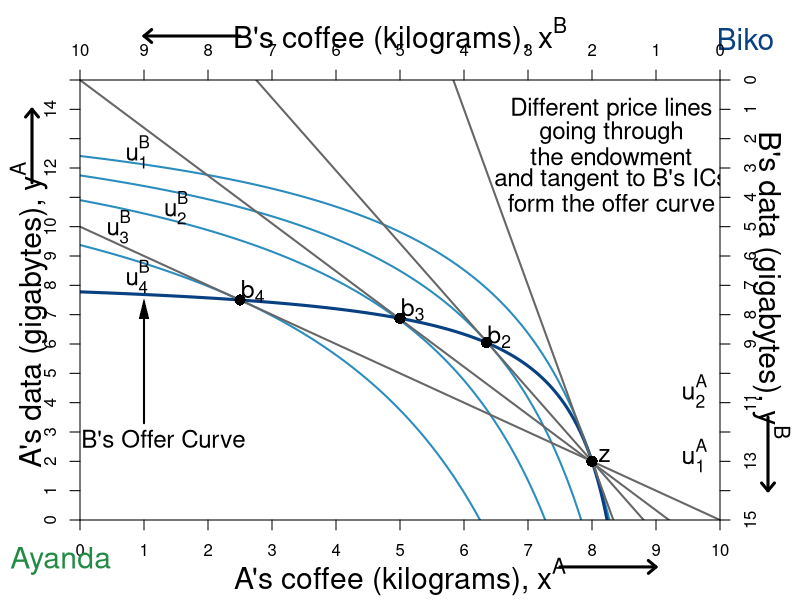

Source code (R):
#require(ggplot2)
require(shape)
pdf(file = "property/property_psp1_offer.pdf", width = 9, height = 7)

#Set parameters for graphics
pointsize <- 1.8
axislabelsize <- 1.8
labelsize <- 1.5
namesize <- 1.8
annotatesize <- 1.5
graphlinewidth <- 2
segmentlinewidth <- 1.5

COL <- c("#7fc97f", "#beaed4", "#fdc086", "#ffff99", "#386cb0", "#f0027f", "#bf5b17", "#666666")
COLA <- c("#99d8c9","#66c2a4","#41ae76", "#238b45", "#005824")
COLB <- c("#4eb3d3", "#2b8cbe", "#0868ac","#084081")


indiffcurveA1 <- function(x, U = 4, A = 1, a = 0.5) {
  ((((U-2)/A)*(1/x)^a)^(1/(1-a)))
}

indiffcurveA2 <- function(x, U = 4, A = 1, a = 0.5) {
  (((U/A)*(1/x)^a)^(1/(1-a)))
}

indiffcurveA3 <- function(x, U = 6.196918, A = 1, a = 0.5) {
  (((U/A)*(1/x)^a)^(1/(1-a)))
}

indiffcurveA4 <- function(x, U = 6.984164, A = 1, a = 0.5) {
  ((((U)/A)*(1/x)^a)^(1/(1-a)))
}

paretoEC <- function(x) {
  (3/2)*x
}

MonopolyPrice <- function(x) {
  21.82142 - 2.477677*x 
}

PriceLine <- function(x, intercept = 10, slope = 1) {
  intercept - slope*x 
}

uB <- function(xA, yA, alpha = 1/3){
  ((10-xA)^alpha)*((15-yA)^(1 - alpha))
}


OfferCurveA <- function(x) {
  x/(x  - 4)
}

mrsplot <- function(x) {
  (13/2)*(x/(9-x)^2)
}

OfferCurveB <- function(x) {
  15 - (13/2)*(10 - x)/(9 - x)
}

#Deriving the offer curves: let py = 1
#wA = 8px + 2py = 8px + 2; Demand: x = w/2px => x = 4 + 1/px => px = 1/(x - 4)
#Offer curve is y = px*x => (1/(x-4))*x = x/(x-4) defined for x neq 4
#wA = 2px + 13py = 2px + 13; Demand: x = w/2px => x = 1 + 13/2px => px = 13/2(x - 1)
#B's Offer curve is y = px*x => (13/2)(1/(x-1))*x = (13/2)(x/(x-1)
#Therefore in terms of yA and xA:
#15 - y = (13/2)*(10 - x)/(10 - x - 1)
#Therefore y = 15 - (13/2)*(10-x)/(9 - x) defined for x neq 9
#The tangency of the indifference curve and the offer curve gives mrsplot
#Where mrsplot equals that offer curve, we get x = (3/17)*(51 - sqrt(221)) = 6.376576; 
#So y = 6.022321; therefore u = (6.376576^0.5)*(6.022321^0.5)

indiffcurveBneg1 <- function(x, U = 5.09, A = 1, a = 0.5) {
  15 - (((U/A)*(1/(10 - x))^a)^(1/(1-a)))
}

indiffcurveBneg2 <- function(x, U = 5.703502, A = 1, a = 0.5) {
  15 - (((U/A)*(1/(10 - x))^a)^(1/(1-a)))
}

#Aisha happens to have found 8 apples and 2 oranges, 
#and Betty happens to have found 2 apples and 13 oranges. 
#Aisha's utility (8^0.5)*(2^0.5) = 4
#Betty's utility (2^0.5)*(13^0.5) = 5.09



par(mar =  c(4, 4, 4, 4))
xlims <- c(0, 10)
ylims <- c(0, 15)
xlims2 <- c(10, 0)
ylims2 <- c(15, 0)

plot(0, 0, xlim = xlims, ylim = ylims, type = "n",
     xlab = "",
     ylab = "", 
     line = 2.5,
     xaxt = "n", 
     yaxt = "n", 
     cex.lab = axislabelsize, 
     bty = "n",
     xaxs="i", 
     yaxs="i")


npts <- 500 
npts2 <- 501

#Specify the sequences of points for graphing. 
xx1 <- seq(xlims[1], xlims[2], length.out = npts)
yy1 <- indiffcurveA2(xx1, U = 4, A = 1, a = 0.5)
yy2 <- indiffcurveA2(xx1)

#Polygon Attempt
#polygon(x = c(1.34, 6, 8, 10 - 6.73), y = c(12, 9, 2, 15 - 10.1), col="powderblue", density=NULL, border = NA)

#I need something like xx1 with npts for 
#xpoly1 <- seq(from = 1.34, to = 8, length.out = 500)
#ypoly1 <- indiffcurveA2(xpoly1, U = 4, A = 1, a = 0.5)
#ypoly2 <- indiffcurveBneg(xpoly1, U = 5.09, A = 1, a = 0.5)
#polygon(x = c(xpoly1, rev(xpoly1)), y = c(ypoly1, rev(ypoly2)), col=COL[3], density=NULL, border = NA)
xx2 <- seq(4, xlims[2], length.out = npts)
xx3 <- seq(xlims[1], 9, length.out = npts)

#Draw the lines for the graphs
#lines(xx1, indiffcurveA1(xx1), col = COLA[3], lwd = graphlinewidth)
#lines(xx1, indiffcurveA2(xx1), col = COLA[3], lwd = graphlinewidth)
#lines(xx1, indiffcurveA3(xx1), col = COLA[3], lwd = graphlinewidth)
#lines(xx1, indiffcurveA4(xx1), col = COLA[3], lwd = graphlinewidth)
#lines(xx1, paretoEC(xx1), col = COL[2], lwd = graphlinewidth)
#lines(xx2, OfferCurveA(xx2), col = COL[2], lwd = graphlinewidth)

#lines(xx1, mrsplot(xx1), col = COL[1], lwd = graphlinewidth)
lines(xx1, indiffcurveBneg1(xx1), col = COLB[2], lwd = graphlinewidth)
lines(xx1, indiffcurveBneg2(xx1), col = COLB[2], lwd = graphlinewidth)
lines(xx1, indiffcurveBneg2(xx1, U = 6.4), col = COLB[2], lwd = graphlinewidth)
lines(xx1, indiffcurveBneg2(xx1, U = 7.5), col = COLB[2], lwd = graphlinewidth)

lines(xx3, OfferCurveB(xx3), col = COLB[4], lwd = graphlinewidth+1)
lines(xx1, MonopolyPrice(xx1), col = COL[8], lwd = graphlinewidth)
lines(xx1, PriceLine(xx1), col = COL[8], lwd = graphlinewidth)
lines(xx1, PriceLine(xx1, intercept = 15, slope = 1.63), col = COL[8], lwd = graphlinewidth)
lines(xx1, PriceLine(xx1, intercept = 50, slope = 6), col = COL[8], lwd = graphlinewidth)

#Customize ticks and labels for the plot
ticksy <- seq(from = 0, to = 15, by = 1)
ylabels <- seq(from = 0, to = 15, by = 1)
ticksx <- seq(from = 0, to = 10, by = 1)
xlabels <- seq(from = 0, to = 10, by = 1)
axis(1, at = ticksx, pos = 0, labels = xlabels)
axis(2, at = ticksy, pos = 0, labels = ylabels, las = 0)

#Axis labels
mtext(expression(paste("A's coffee (kilograms), ", x^A)), side=1, line = 3, cex = axislabelsize)
text(-0.8, 7, expression(paste("A's data (gigabytes), ", y^A)), xpd = TRUE, cex = axislabelsize, srt = 90) 

#Add arrows:
arrows(-0.75, 11.5, -0.75, 14, xpd = TRUE, length=0.1,angle=40,lwd=3)
arrows(7.5, -1.6, 9, -1.6, xpd = TRUE, length=0.1,angle=40,lwd=3)

#Annotation of the three graphs and the NE
#text(9.6, 0.9, expression(u[1]^A))
text(9.6, 2.2, expression(u[1]^A), cex = labelsize)
text(9.6, 4.4, expression(u[2]^A), cex = labelsize)
#text(9.6, 5.9, expression(u[4]^A))

#Perhaps useful point to label the unused intersection of the participation constraints
#points(1.34, 12, pch = 16, col = "black", cex = 1.5)



#Pareto efficiency curve
# segments(3.27, 4.9, 5.84, 8.77, lty = 1, lwd = graphlinewidth, col = COL[2])
# text(4.7, 5, expression("Pareto Efficient Curve"))
# Arrows(4.5, 5.3, 4.5, 6.2, col = "black", lty = 1, lwd = 2, arr.type = "triangle", arr.lwd = 0.5)

#Label B's offer curve
text(1.3, 2.75, expression("B's Offer Curve"),cex = annotatesize - 0.05)
Arrows(1, 3.3, 1, 7.2, col = "black", lty = 1, lwd = 2, arr.type = "triangle", arr.lwd = 0.5)

#Monopoly Price Line
# text(7, 13.5, expression(paste("Monopoly Price Line")))
# text(7, 13, expression(paste("Slope", phantom()==-p[m])))
# Arrows(6.3, 13, 3.8, 13, col = "black", lty = 1, lwd = 2, arr.type = "triangle", arr.lwd = 0.5)

text(8.3, 14, expression(paste("Different price lines")), cex = annotatesize - 0.05)
text(8.3, 13.2, expression(paste("going through")), cex = annotatesize - 0.05)
text(8.3, 12.4, expression(paste("the endowment")), cex = annotatesize - 0.05)
text(8.3, 11.6, expression(paste("and tangent to B's ICs")), cex = annotatesize - 0.05)
text(8.3, 10.8, expression(paste("form the offer curve")), cex = annotatesize - 0.05)
# text(7, 13, expression(paste("Slope", phantom()==-p[m])))
# Arrows(6.3, 13, 3.8, 13, col = "black", lty = 1, lwd = 2, arr.type = "triangle", arr.lwd = 0.5)

#Add a point for the initial endowment
points(8, OfferCurveB(x = 8), pch = 16, col = "black", cex = 1.5)
text(8+0.2, OfferCurveB(x = 8) + 0.2, expression(z), cex = labelsize)


#Add a point for the initial endowment
points(6.35, OfferCurveB(x = 6.35), pch = 16, col = "black", cex = 1.5)
text(6.35 + 0.2, OfferCurveB(x = 6.35) + 0.2, expression(b[2]), cex = labelsize)

#Add a point for the initial endowment
points(5, OfferCurveB(x = 5), pch = 16, col = "black", cex = 1.5)
text(5 + 0.2, OfferCurveB(x = 5) + 0.3, expression(b[3]), cex = labelsize)

#Add a point for the initial endowment
points(2.5, OfferCurveB(x = 2.5), pch = 16, col = "black", cex = 1.5)
text(2.5 + 0.2, OfferCurveB(x = 2.5) + 0.3, expression(b[4]), cex = labelsize)


text(-0.3, -1.4, expression("Ayanda"), xpd = TRUE, cex = namesize, col = COLA[4])
text(10.4, 16.4, expression("Biko"), xpd = TRUE, cex = namesize, col = COLB[4])

#Set up second axes and labels
par(new = TRUE)

#Use the same x and ylims as previously, but with locations switched
xlims2 <- c(10, 0)
ylims2 <- c(15, 0)

#Leave the ylab and xlab blank to ensure no axes titles
plot(0, 0, xlim = xlims2, ylim = ylims2, type = "n",
     xlab = expression(paste("")),
     ylab = expression(paste("")),
     xaxt = "n", 
     yaxt = "n", 
     cex.lab = 1.3, 
     bty = "n",
     xaxs="i", 
     yaxs="i")

#Set up axes at sides 3 and 4 (top and right)
axis(side = 3, at = ticksx, pos = 0, labels = xlabels)
axis(side = 4, at = ticksy, pos = 0, labels = ylabels, las = 0)

text(5, -1.5, expression(paste("B's coffee (kilograms), ", x^B)), xpd = TRUE, cex = axislabelsize)
text(-0.8, 7, expression(paste("B's data (gigabytes), ", y^B)), xpd = TRUE, cex = axislabelsize, srt = 270) 

#Add arrows:
arrows(-0.75, 11.5, -0.75, 14, xpd = TRUE, length=0.1,angle=40,lwd=3)
arrows(7.5, -1.5, 9, -1.5, xpd = TRUE, length=0.1,angle=40,lwd=3)


#Functions for B's indifference curves
indiffcurveB1 <- function(x, U = 5.09, A = 1, a = 0.5) {
  ((((U-2)/A)*(1/x)^a)^(1/(1-a)))
}

indiffcurveB2 <- function(x, U = 5.09, A = 1, a = 0.5) {
  (((U/A)*(1/x)^a)^(1/(1-a)))
}

indiffcurveB3 <- function(x, U = 5.703502, A = 1, a = 0.5) {
  ((((U)/A)*(1/x)^a)^(1/(1-a)))
}

indiffcurveB4 <- function(x, U = 8.244574, A = 1, a = 0.5) {
  ((((U)/A)*(1/x)^a)^(1/(1-a)))
}

indiffcurveB5 <- function(x, U = 9, A = 1, a = 0.5) {
  ((((U)/A)*(1/x)^a)^(1/(1-a)))
}



#lines(xx1, indiffcurveB1(xx1), col = COLB[3], lwd = graphlinewidth)
#lines(xx1, indiffcurveB2(xx1), col = COLB[3], lwd = graphlinewidth)
#lines(xx1, indiffcurveB3(xx1), col = COLB[3], lwd = graphlinewidth)
#lines(xx1, indiffcurveB4(xx1), col = COLB[3], lwd = graphlinewidth)

#Label B's indifference curves
text(9.1, 2.45, expression(u[1]^B), cex = labelsize - 0.05)
text(8.5, 4.35, expression(u[2]^B), cex = labelsize - 0.05)
text(9.4, 5, expression(u[3]^B), cex = labelsize - 0.05)
text(9.1, 6.7, expression(u[4]^B), cex = labelsize - 0.05)








#Label a point on the middle of the curve
#points(5, 7.5, pch = 16, col = "black", cex = 1.5)
#text(5, 7, expression(i))

#(5^0.5)*(7.5^0.5) = 6.123724

#Add point for comparison to participation constraint
#points(6.2, 1.55, pch = 16, col = "black", cex = 1.5)
#text(6.1, 1.2, expression(d))


#Calculate TIOLI power allocation for B
#mrs(x,y) => pareto efficient curve is (3/2)x = y
#A's initital utility is 4 = u(8,2) = (8^0.5)*(2^0.5)
#Therefore substitute in the contract curve u_e^A = 4 = (x^A)^(0.5)(3/2*x^A)^0.5
# => x^A = 4/((3/2)^0.5) = 3.27 => x^B = 6.73
# => y^A = 3/2(x^A) = 4.9 => y^B = 10.1

#Add point g for B's TIOLI power
# points(6.73, 10.1, pch = 16, col = "black", cex = 1.5)
# text(6.73, 10.6, expression(g))

#Calculate TIOLI power allocation for A
#mrs(x,y) => pareto efficient curve is (3/2)x = y
#A's initital utility is 4 = u(8,2) = (8^0.5)*(2^0.5)
#Therefore substitute in the contract curve u_e^A = 4 = (x^A)^(0.5)(3/2*x^A)^0.5
# => x^B = 5.09/((3/2)^0.5) = 4.16 => x^A = 5.84
# => y^B = 3/2(x^B) = 6.23 => y^A = 8.77 
#=> u^A = (5.84^0.5)*(8.77^0.5) = 7.156591
#Add point f for A's TIOLI power
# points(4.16, 6.23, pch = 16, col = "black", cex = 1.5)
# text(4.16, 5.8, expression(f))


#Annotating B's endowment
# text(1.8, 12.5, expression(e))

#Annotating a point that is a Pareto improvement over e.
# points(3.623424, 8.977679, pch = 16, col = "black", cex = 1.5)
# text(3.5, 8.6, expression(m))
#(2.94^0.5)*(12.76^0.5)

#Label Pareto Improving Lens
#text(7, 5, expression(paste("Pareto-Improving Lens")))

dev.off()
